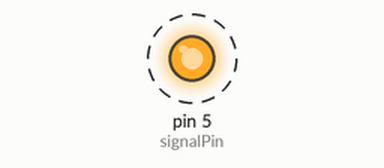
This sketch was run on a simulated Arduino Uno, built with avr-gcc and run on an emulated ATmega328P. Shown: output pins drawn as LEDs (lit = HIGH). Dashed ring = blinking.

Above: at 0.5 s.
Timing chart, 0 to 4.6 s (numbered marks = the images above):
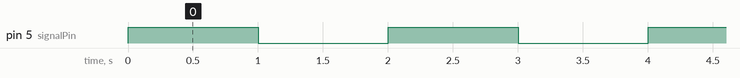

Measured:
- by itself, pin 5 (signalPin): alternates HIGH for 1.0 s and LOW for 1.0 s

The sketch:

pneumatic-1.ino
```cpp
/*
* Simple program to drive pneumatic
*/

#define signalPin 5

void setup()
{
  pinMode(signalPin, OUTPUT);  		// Signal Pin --> OUTPUT
}

void loop()
{
  digitalWrite(signalPin, HIGH);	// Turning the signal ON
  delay(1000);
  digitalWrite(signalPin, LOW);		// Turning the signal OFF
  delay(1000);
}
```
